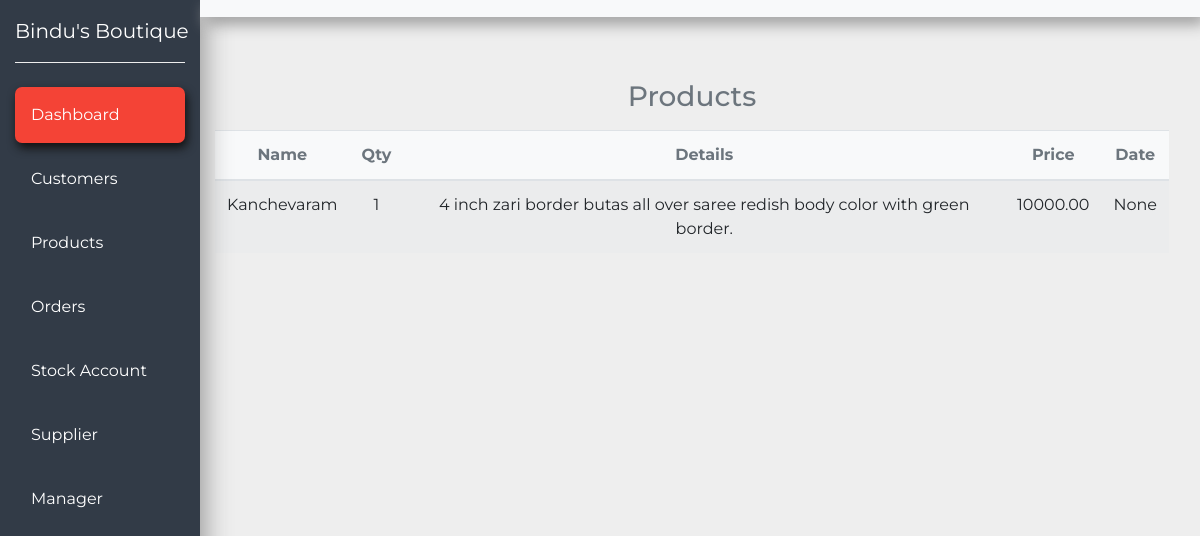
/products/, run on an earlier commit of the app's database.
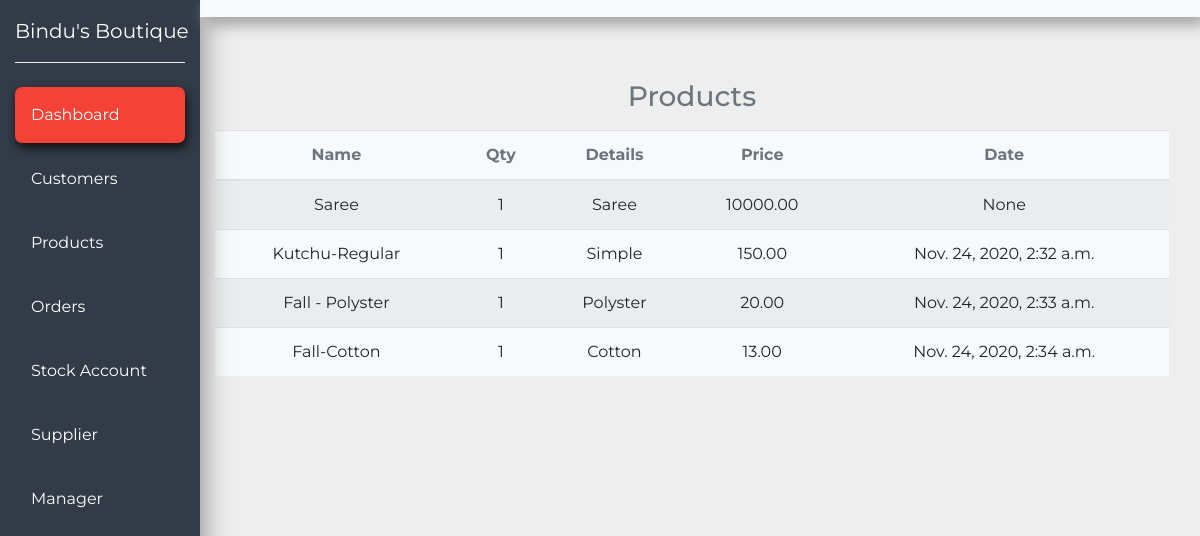
And on a later commit of the database.
### crm/models.py (models this page shows, shortened)
class Product(models.Model):
    name = models.CharField(max_length=200, null=True)
    qty = models.IntegerField(null=True,default=1)
    details = models.CharField(max_length=200, null=True)
    price = models.DecimalField(max_digits=18, decimal_places=2,default=0.00,null=True)
    date_created = models.DateTimeField(auto_now_add=True, null=True)

### crm/views.py (the view)
# urls.py: path('products/', views.products, name="products"),
def products(request):
    products = Product.objects.all()
    return render(request, 'crm/products.html',{'products' : products})

### crm/templates/crm/products.html
{% extends 'crm/base.html'%}
{% block content %}
<section>
    <div class="container-fluid">
      <div class="row mb-5">
        <div class="col-xl-10 col-lg-9 col-md-8 ml-auto mt-5">
          <div class="row align-items-center">
            <div class="col mt-3 mr-3">
              <h3 class="text-muted text-center mb-3">Products</h3>
              <table class="table table-striped bg-light text-center">
                <thead>
                  <tr class="text-muted">
                    <th>Name</th>
                    <th>Qty</th>
                    <th>Details</th>
                    <th>Price</th>
                    <th>Date</th>
                  </tr>
                </thead>
                <tbody>
                  {%  for i in products %}
                    <tr>
                      <td>{{i.name}}</td>
                      <td>{{i.qty}}</td>
                      <td>{{i.details}}</td>
                      <td>{{i.price}}</td>
                      <td>{{i.date_created}}</td>
                    </tr>
                  {% endfor %}
                </tbody>
              </table>
            </div>
          </div>
        </div>
      </div>
    </div>
</section>
{% endblock %}

What changed in the data, as far as the page shows it:
changed Product "None": name "Kanchevaram" → "Saree"; details "4 inch zari border butas all over saree redish body color with green border." → "Saree"
added Product: name "Kutchu-Regular", qty "1", details "Simple", price "150.00", date_created "Nov. 24, 2020, 2:32 a.m."
added Product: name "Fall - Polyster", qty "1", details "Polyster", price "20.00", date_created "Nov. 24, 2020, 2:33 a.m."
added Product: name "Fall-Cotton", qty "1", details "Cotton", price "13.00", date_created "Nov. 24, 2020, 2:34 a.m."
